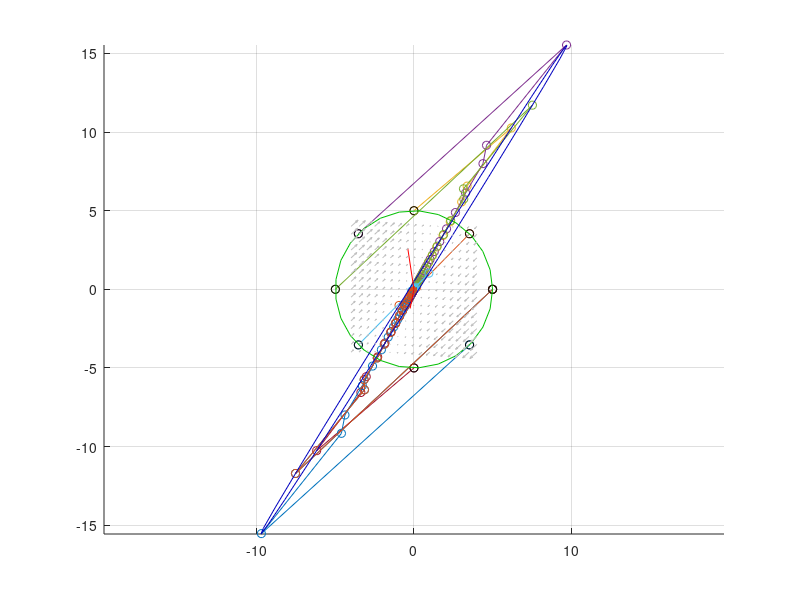

Write MATLAB code to recreate this figure.
%% Problem dynamiki w przestrzeni fazowej
clear all;
%% konstruowanie macierzy o zadanym widmie
l1 = 1.3*rand();
l2 = -0.6 *rand();
v1 = [-0.5, 3.3]'; 
v2 = [1, 5]';

v1scaled = v1./sqrt(sum(v1'*v1));
v2scaled = v2./sqrt(sum(v2'*v2));

V = [v1, v2];
V = rand(2);
D = [l1, 0; 0, l2];

A = V*[l1 0; 0 l2]*(V^-1);

f = @(x) A*x;

%% konstruowanie zbioru punktow X0 rozlozonych na okregu 
R = 5;
X0 = R*exp(1i * (0:pi/4:2*pi)); X0 = [real(X0); imag(X0)];
T0 = length(X0);

%% obliczanie trajektorii ukladu dla wybranych punktow poczatkowych
T = 20;
for i=1:T0
    x(:, 1+(i-1)*T) = X0(:, i);
    for t = 1:T, x(:, t+1 + (i-1)*T) = f(x(:, t + (i-1)*T)); end
end

%% obliczanie wartosci i wektorow wlasnych macierzy A
[V, D] = eig(A)
veig1 = V(:,1);
veig2 = V(:,2);

veig1scaled = veig1./sum(veig1'*veig1);
vieg2scaled = veig2./sum(veig2'*veig2);

%% ilustracja trajektorii w przestrzeni stanow
clf; 
fig = figure(1);
hold on;
for i=1:T0
    plot(x(1, 1+(i-1)*T:i*T), x(2, 1+(i-1)*T:i*T), '-o');
    plot(x(1, 1+(i-1)*T), x(2, 1+(i-1)*T), 'ko');
end;

%% ilustracja obrazu Y = AX0

Ximage = R*exp(1i * (0:8*pi/100:2*pi)); Ximage = [real(Ximage); imag(Ximage)];
Yimage = A*Ximage;

plot(Ximage(1,:), Ximage(2,:), 'Color', 0.75*[0, 1, 0]);
plot(Yimage(1,:), Yimage(2,:), 'Color', 0.75*[0, 0, 1]);

%% ilustracja wektorow lambda_i, v_i

% wektory uzyte do konstrukcji macierzy A
lv1 = l1 * v1;
lv2 = l2 * v2;

plot([0, lv1(1)], [0, lv1(2)], 'r-');
plot([0, lv2(1)], [0, lv2(2)], 'r-');

% wektory uzyskane przez matlaba
%kierunki wektorow pokrywaja sie w obu przypadkach
leigv1 = D(1, 1) * veig1;
leigv2 = D(2, 2) * veig2;

% plot([0, leigv1(1)], [0, leigv1(2)], 'Color', 0.75*[1, 1, 0]);
% plot([0, leigv2(1)], [0, leigv2(2)], 'Color', 0.75*[1, 1, 0]);


%% ilustracja pola wektorowego okreslajacego trajektorie ukladu
Ad = A - eye(2);
[x1, x2] = meshgrid(-4:0.5:4);
u = Ad(1,1).*x1 + Ad(1,2).*x2;
v = Ad(2,1).*x1 + Ad(2,2).*x2;
quiver(x1, x2, u, v, 'Color', 0.75*[1 1 1], 'Autoscale', 'On');
grid on;
axis equal;

%% drukowanie
set(fig, 'PaperUnits', 'centimeters');
set(fig, 'PaperSize', [20 20]);
figureName = ['demo2'];
%figureName = 'demo';
print(['images/', figureName, '.pdf'], '-dpdf', '-bestfit');
